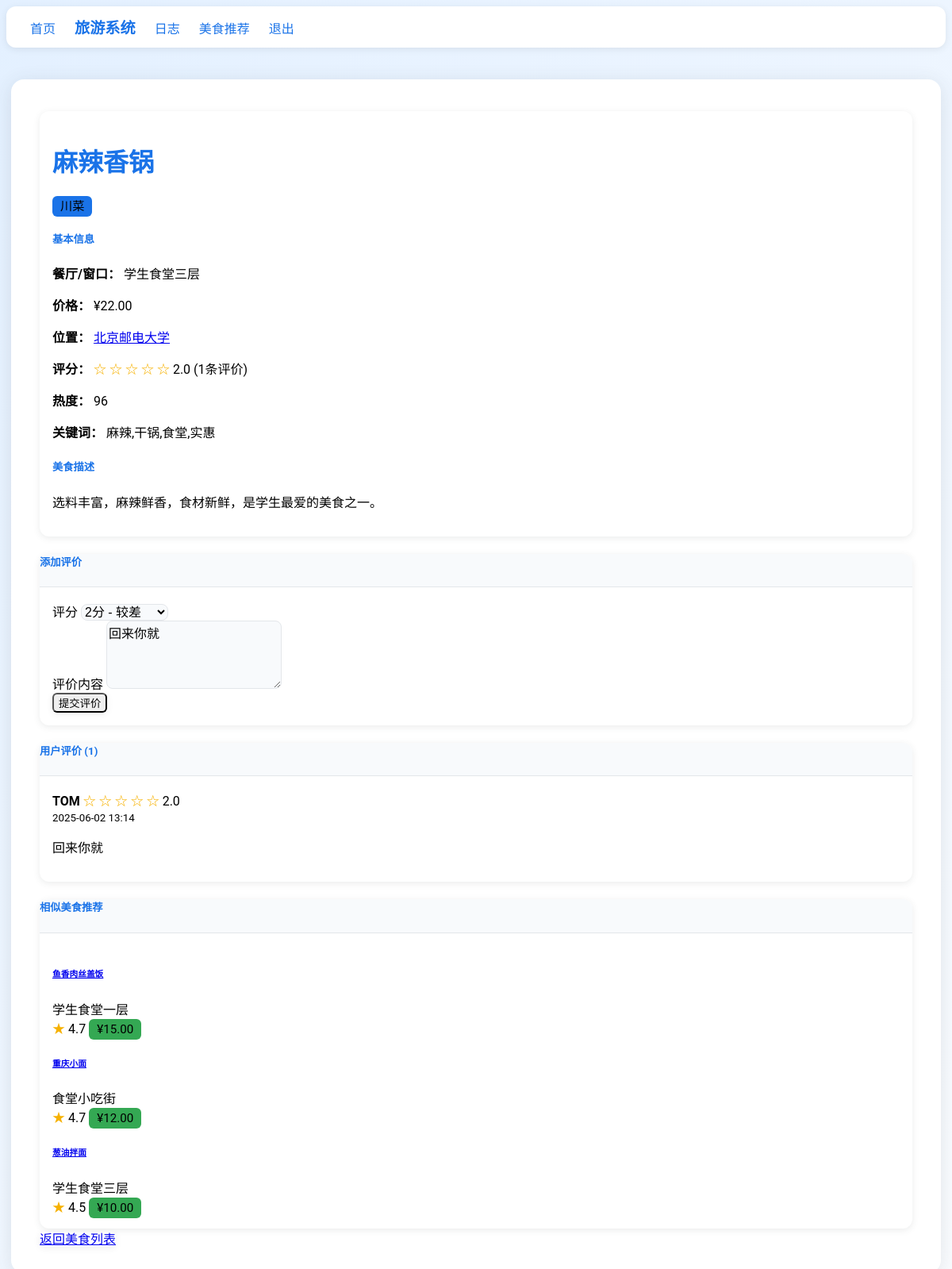
The page /TourismSystem/foods/138/ (signed in) on the database its author committed.
### TourismSystem/models.py (models this page shows, shortened)
class Food(models.Model):
    CUISINE_CHOICES = [
        ('', '全部菜系'),
        ('sichuan', '川菜'),
        ('cantonese', '粤菜'),
        ('hunan', '湘菜'),
        ('jiangsu', '苏菜'),
        ('shandong', '鲁菜'),
        ('zhejiang', '浙菜'),
        ('anhui', '徽菜'),
        ('fujian', '闽菜'),
        ('fast_food', '快餐'),
        ('snack', '小吃'),
        ('hotpot', '火锅'),
        ('bbq', '烧烤'),
        ('dessert', '甜点'),
        ('drink', '饮品'),
        ('western', '西餐'),
        ('japanese', '日料'),
        ('korean', '韩餐'),
        ('southeast_asian', '东南亚菜'),
        ('other', '其他'),
    ]
    name = models.CharField(max_length=100, verbose_name='美食名称')
    restaurant = models.CharField(max_length=100, verbose_name='餐厅/窗口名称', default='学生食堂')
    cuisine = models.CharField(max_length=20, choices=CUISINE_CHOICES, default='', verbose_name='菜系')
    price = models.DecimalField(max_digits=6, decimal_places=2, verbose_name='价格')
    popularity = models.IntegerField(default=0, verbose_name='热度')
    rating = models.FloatField(default=0.0, verbose_name='评分')
    rating_count = models.IntegerField(default=0, verbose_name='评分数量')
    description = models.TextField(blank=True, default='', verbose_name='描述')
    image = models.ImageField(upload_to='food_images/', default='TourismSystem/images/default_food.jpg', verbose_name='图片')
    attraction = models.ForeignKey(Attraction, on_delete=models.CASCADE, related_name='foods', verbose_name='所属景点')
    latitude = models.FloatField(verbose_name='纬度')
    longitude = models.FloatField(verbose_name='经度')
    keywords = models.CharField(max_length=200, blank=True, help_text="用逗号分隔", verbose_name='关键词')
    created_at = models.DateTimeField(auto_now_add=True, verbose_name='创建时间')
    updated_at = models.DateTimeField(auto_now=True, verbose_name='更新时间')
    class Meta:
        ordering = ['-popularity']
        verbose_name = '美食'
        verbose_name_plural = '美食'
        indexes = [
            models.Index(fields=['name']),
            models.Index(fields=['restaurant']),
            models.Index(fields=['cuisine']),
            models.Index(fields=['popularity']),
            models.Index(fields=['rating']),
        ]

class Attraction(models.Model):
    CATEGORY_CHOICES = [
        ('', '全部类别'),
        ('natural', '自然景观'),
        ('campus', '校园'),
        ('history', '历史古迹'),
        ('city', '城市地标'),
        ('teaching', '教学楼'),
        ('office', '办公楼'),
        ('dorm', '宿舍楼'),
        ('shop', '商店'),
        ('restaurant', '饭店'),
        ('toilet', '洗手间'),
        ('library', '图书馆'),
        ('canteen', '食堂'),
        ('supermarket', '超市'),
        ('cafe', '咖啡馆'),
    ]
    name = models.CharField(max_length=100)
    category = models.CharField(max_length=20, choices=CATEGORY_CHOICES, default='')
    keywords = models.CharField(max_length=200, blank=True, help_text="用逗号分隔")
    epithet = models.CharField(max_length=200, blank=True)
    popularity = models.IntegerField(default=0)
    rating = models.FloatField(default=0.0)
    rating_count = models.IntegerField(default=0)
    cover = models.ImageField(upload_to='attraction_covers/', default='TourismSystem/images/default.jpg')
    parent = models.ForeignKey('self', null=True, blank=True, on_delete=models.CASCADE, related_name='children')
    latitude = models.FloatField()
    longitude = models.FloatField()
    description = models.TextField(blank=True, default='')  # 新增景点介绍字段
    class Meta:
        unique_together = ('name', 'parent')

class FoodReview(models.Model):
    food = models.ForeignKey(Food, on_delete=models.CASCADE, related_name='reviews', verbose_name='美食')
    user = models.ForeignKey(User, on_delete=models.CASCADE, verbose_name='用户')
    rating = models.FloatField(validators=[MinValueValidator(1.0), MaxValueValidator(5.0)], verbose_name='评分')
    content = models.TextField(blank=True, verbose_name='评价内容')
    created_at = models.DateTimeField(auto_now_add=True, verbose_name='创建时间')
    class Meta:
        unique_together = ('food', 'user')
        verbose_name = '美食评价'
        verbose_name_plural = '美食评价'

### TourismSystem/views.py (the view, shortened to what this page needs)
# urls.py: path('foods/<int:food_id>/', views.food_detail, name='food_detail'),
@login_required
def food_detail(request, food_id):
    food = get_object_or_404(Food, id=food_id)
    user_review = FoodReview.objects.filter(food=food, user=request.user).first()
    reviews = FoodReview.objects.filter(food=food).select_related('user').order_by('-created_at')
    similar_foods = Food.objects.filter(
        Q(cuisine=food.cuisine) | Q(restaurant=food.restaurant)
    ).exclude(id=food.id).order_by('-popularity')[:5]
    return render(request, "TourismSystem/food_detail.html", {
        "food": food,
        "user_review": user_review,
        "reviews": reviews,
        "similar_foods": similar_foods,
    })

### TourismSystem/templates/TourismSystem/food_detail.html (shortened to what this page needs)
{% extends "TourismSystem/base.html" %}
{% block content %}
<div class="navbar">
    <a href="{% url 'index' %}">首页</a>
    <a href="{% url 'attractions' %}" class="logo">旅游系统</a>
    <a href="{% url 'log' %}">日志</a>
    <a href="{% url 'food_recommendation' %}">美食推荐</a>
    <a href="{% url 'logout' %}">退出</a>
</div>
<div class="container my-4">
    <div class="row">
        <div class="col-md-8">
            <div class="card mb-4">
                <div class="card-body">
                    <div class="d-flex justify-content-between align-items-start mb-3">
                        <h1 class="card-title">{{ food.name }}</h1>
                        <span class="badge bg-primary fs-5">{{ food.get_cuisine_display }}</span>
                    </div>
                    <div class="row mb-4">
                        <div class="col-md-6">
                            <div class="mb-3">
                                <h5>基本信息</h5>
                                <p><strong>餐厅/窗口：</strong> {{ food.restaurant }}</p>
                                <p><strong>价格：</strong> ¥{{ food.price }}</p>
                                <p><strong>位置：</strong> <a href="{% url 'attraction_detail' food.attraction.id %}">{{ food.attraction.name }}</a></p>
                                <p>
                                    <strong>评分：</strong>
                                    <span class="text-warning">
                                        {% for i in "12345" %}
                                            {% if forloop.counter <= food.rating|floatformat:"0" %}
                                                ★
                                            {% else %}
                                                ☆
                                            {% endif %}
                                        {% endfor %}
                                    </span>
                                    {{ food.rating|floatformat:1 }} ({{ food.rating_count }}条评价)
                                </p>
                                <p><strong>热度：</strong> {{ food.popularity }}</p>
                                <p><strong>关键词：</strong> {{ food.keywords }}</p>
                            </div>
                        </div>
                    </div>
                    <div class="mb-4">
                        <h5>美食描述</h5>
                        <p>{{ food.description|linebreaks }}</p>
                    </div>
                </div>
            </div>
            <div class="card mb-4">
                <div class="card-header">
                    <h5 class="mb-0">添加评价</h5>
                </div>
                <div class="card-body">
                    <form method="post" action="{% url 'add_food_review' food.id %}">
                        <div class="mb-3">
                            <label for="rating" class="form-label">评分</label>
                            <select class="form-select" id="rating" name="rating" required>
                                <option value="2" {% if user_review and user_review.rating == 2 %}selected{% endif %}>2分 - 较差</option>
                            </select>
                        </div>
                        <div class="mb-3">
                            <label for="content" class="form-label">评价内容</label>
                            <textarea class="form-control" id="content" name="content" rows="3">{% if user_review %}{{ user_review.content }}{% endif %}</textarea>
                        </div>
                        <button type="submit" class="btn btn-primary">提交评价</button>
                    </form>
                </div>
            </div>
            <div class="card mb-4">
                <div class="card-header">
                    <h5 class="mb-0">用户评价 ({{ reviews.count }})</h5>
                </div>
                <div class="card-body">
                    {% if reviews %}
                        {% for review in reviews %}
                        <div class="border-bottom pb-3 mb-3 {% if forloop.last %}border-bottom-0 pb-0 mb-0{% endif %}">
                            <div class="d-flex justify-content-between align-items-center mb-2">
                                <div>
                                    <strong>{{ review.user.username }}</strong>
                                    <span class="text-warning">
                                        {% for i in "12345" %}
                                            {% if forloop.counter <= review.rating|floatformat:"0" %}
                                                ★
                                            {% else %}
                                                ☆
                                            {% endif %}
                                        {% endfor %}
                                    </span>
                                    {{ review.rating|floatformat:1 }}
                                </div>
                                <small class="text-muted">{{ review.created_at|date:"Y-m-d H:i" }}</small>
                            </div>
                            <p>{{ review.content|default:"(无评价内容)"|linebreaks }}</p>
                        </div>
                        {% endfor %}
                    {% else %}
                        <div class="text-center text-muted py-3">
                            暂无评价，成为第一个评价的用户吧！
                        </div>
                    {% endif %}
                </div>
            </div>
        </div>
        <div class="col-md-4">
            <div class="card mb-4">
                <div class="card-header">
                    <h5 class="mb-0">相似美食推荐</h5>
                </div>
                <div class="card-body">
                    {% if similar_foods %}
                        {% for similar_food in similar_foods %}
                        <div class="d-flex align-items-center mb-3 {% if forloop.last %}mb-0{% endif %}">
                            <div>
                                <h6 class="mb-0"><a href="{% url 'food_detail' similar_food.id %}" class="text-decoration-none">{{ similar_food.name }}</a></h6>
                                <div class="small text-muted">{{ similar_food.restaurant }}</div>
                                <div>
                                    <span class="text-warning small">★</span>
                                    <span class="small">{{ similar_food.rating|floatformat:1 }}</span>
                                    <span class="badge bg-success small ms-1">¥{{ similar_food.price }}</span>
                                </div>
                            </div>
                        </div>
                        {% endfor %}
                    {% else %}
                        <div class="text-center text-muted py-3">
                            暂无相似美食推荐
                        </div>
                    {% endif %}
                </div>
            </div>
            <div class="d-grid gap-2">
                <a href="{% url 'food_recommendation' %}" class="btn btn-outline-primary">返回美食列表</a>
            </div>
        </div>
    </div>
</div>
{% endblock %}

### TourismSystem/templates/TourismSystem/food_detail.html (style rules this page uses)
body { background: linear-gradient(135deg, #e3f0ff 0%, #fafcff 100%); font-family: 'Roboto', Arial, sans-serif; }
.container { max-width: 1100px; margin: 40px auto 0 auto; background: #fff; border-radius: 16px; box-shadow: 0 4px 24px rgba(60,64,67,0.12); padding: 40px 36px 32px 36px; }
.card { border-radius: 12px; box-shadow: 0 2px 8px rgba(60,64,67,0.10); border: none; }
.card-title, h1, h5 { color: #1a73e8; font-weight: 700; }
.btn-primary, .btn-outline-primary { border-radius: 6px; font-weight: 500; box-shadow: 0 2px 8px rgba(60,64,67,0.08); transition: background 0.2s; }
.form-select, .form-control { border-radius: 8px; border: 1px solid #e3e6ea; background: #f8fafc; font-size: 1rem; transition: border-color 0.2s; }
.badge { border-radius: 6px; font-size: 0.95em; padding: 4px 10px; }
.bg-primary { background: #1a73e8 !important; }
.bg-success { background: #34a853 !important; }
.text-warning { color: #f6b100 !important; }
.card-header { background: #f8fafc; border-bottom: 1px solid #e3e6ea; border-radius: 12px 12px 0 0; }
.card-body { padding: 18px 16px 16px 16px; }
textarea.form-control { min-height: 80px; }
.d-grid .btn { border-radius: 6px; font-weight: 500; }
.navbar { background: #fff; box-shadow: 0 2px 8px rgba(60,64,67,0.10); border-radius: 12px; padding: 12px 20px; margin-bottom: 20px; }
.navbar a { color: #1a73e8; text-decoration: none; font-weight: 500; margin: 0 10px; transition: color 0.2s; }
.navbar a.logo { font-size: 1.2rem; font-weight: 700; }

### rows shown on the page
Food: name "麻辣香锅", cuisine "川菜", restaurant "学生食堂三层", price "22.00", attraction.name "北京邮电大学", rating "2.0", rating_count "1", popularity "96", keywords "麻辣,干锅,食堂,实惠", description "选料丰富，麻辣鲜香，食材新鲜，是学生最爱的美食之一。"
FoodReview: rating "2分 - 较差", content "回来你就", user.username "TOM", rating "2.0", created_at "2025-06-02 13:14"
Food: name "鱼香肉丝盖饭", restaurant "学生食堂一层", rating "4.7", price "15.00"
Food: name "重庆小面", restaurant "食堂小吃街", rating "4.7", price "12.00"
Food: name "葱油拌面", restaurant "学生食堂三层", rating "4.5", price "10.00"

### other values the page prints
{{ reviews.count }} "1"
